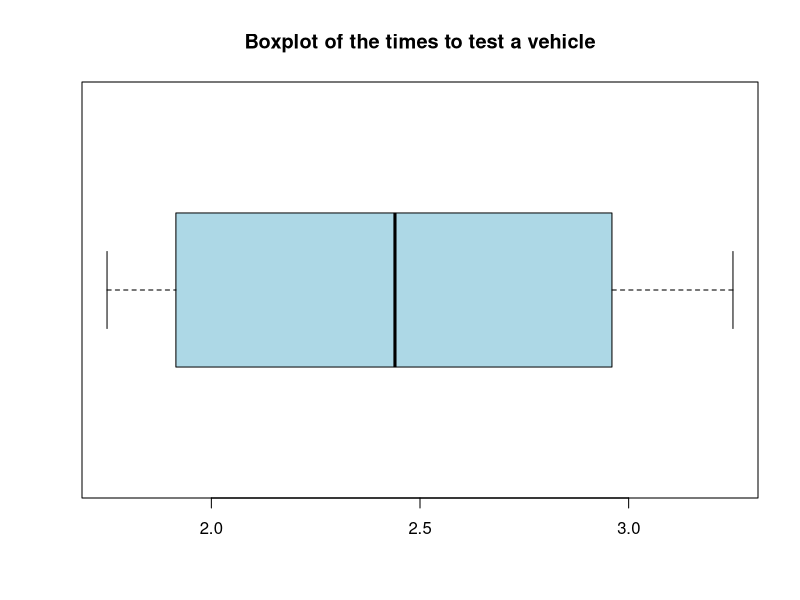
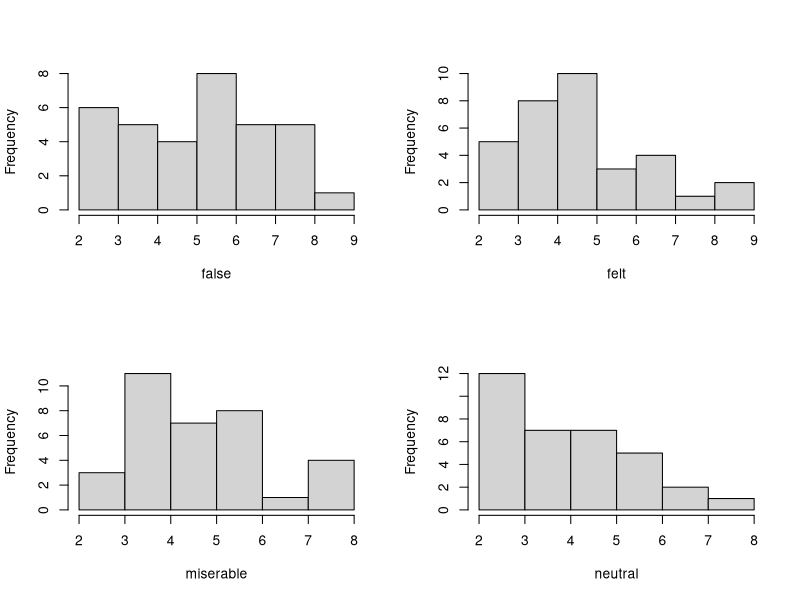
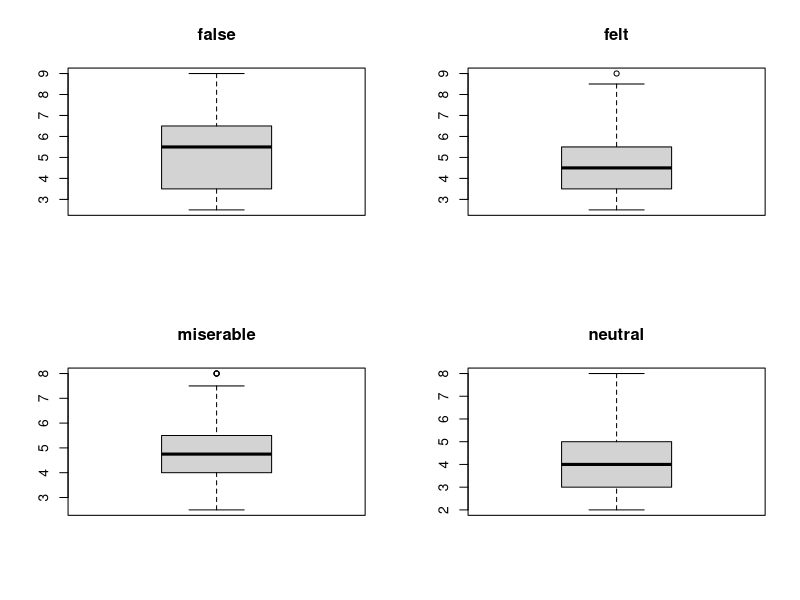
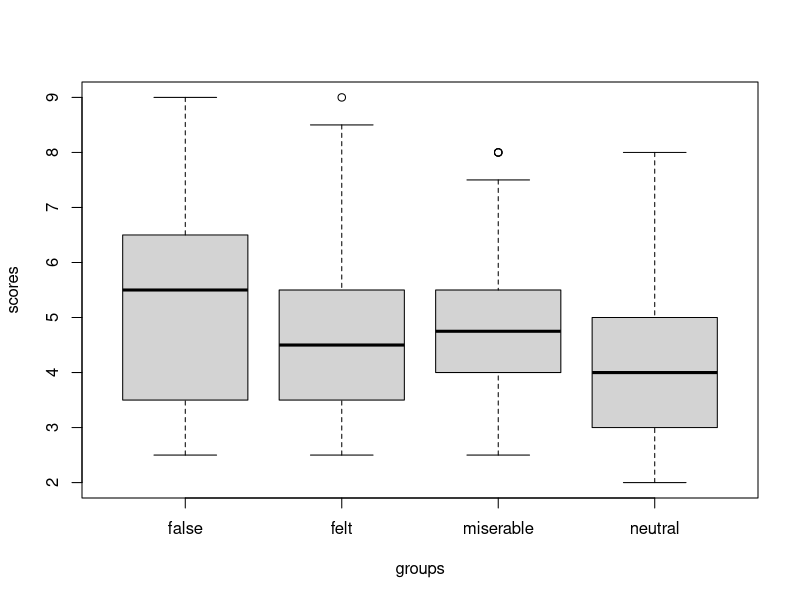
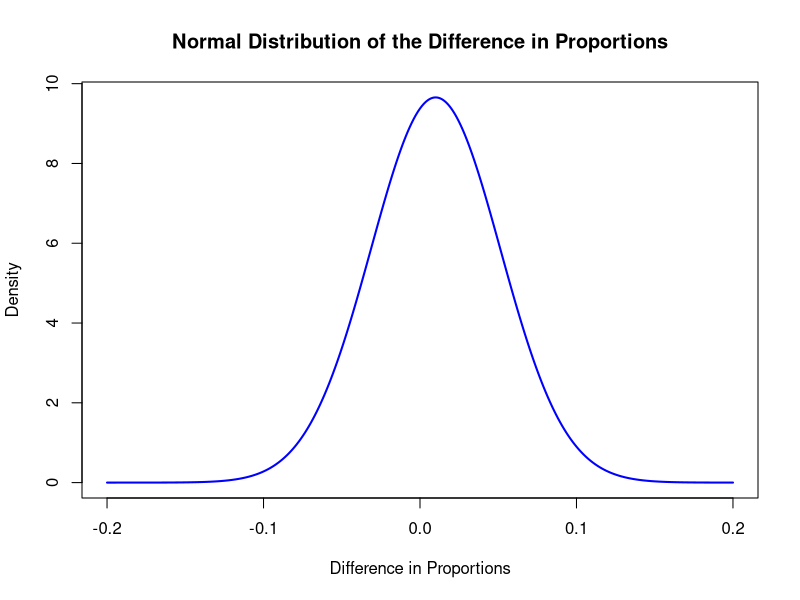

Recreate these plots in R, in order.
# The R programming code for the Homework 1 in the course STA2002 - 2024 summer
# Q1(a):
times_test_vehicle <- c(1.75,1.84,2.12,1.92,2.62,2.35,3.09,3.15,
                        2.53,1.91,3.25,2.83)
summary(times_test_vehicle)
mean(times_test_vehicle)
var(times_test_vehicle)
sd(times_test_vehicle)
# Q1(b):
gemo_boxplot <- boxplot(times_test_vehicle, 
                        horizontal = TRUE, 
                        col = "lightblue", 
                        main = "Boxplot of the times to test a vehicle")

# Q2 Preface:
getwd() # 查询R语言的当前工作目录，因为smiles.txt文件在桌面上，所以需要将工作目录设置为桌面
setwd("C:/Users/12978/Desktop") # 将工作目录设置为桌面
smiles <- read.table("smiles.txt", header = TRUE) 
# 先找到smiles.txt文件的路径，然后将其读入R中
# 打开文件smiles.txt
names(smiles) = c("groups", "scores") # 为数据框添加列名
attach(smiles) # 将数据框smiles附加到搜索路径上

# Q2(Part 1):
# Construct histograms and stem-and-leaf plots for each of the four categories. 
# Comment on the shape of the distribution of the observations in each of the four categories. 
# Interpret and compare.

# 我们先进行直方图的绘制

tapply(scores,groups,stem) # stem-and-leaf plot

splitgroup = split(scores,groups) # split the data by groups
attach(splitgroup) # attach the split data to the search path
par(mfrow=c(2,2)) # set the layout of the plots
hist(false,main="") # plot the histogram of the false group
hist(felt,main="") # plot the histogram of the felt group
hist(miserable,main="") # plot the histogram of the miserable group
hist(neutral,main="") # plot the histogram of the neutral group

# 现在我们来绘制茎叶图

par(mfrow=c(2,2)) # set the layout of the plots
stem(false) # plot the stem-and-leaf plot of the false group
stem(felt) # plot the stem-and-leaf plot of the felt group
stem(miserable) # plot the stem-and-leaf plot of the miserable group
stem(neutral) # plot the stem-and-leaf plot of the neutral group

# Q2(Part 2):
# Obtain the 5-numerical summaries and the corresponding boxplots for all four categories. 
# Interpret and compare.

# 我们先进行5数总结的计算
# 只是简单的进行重复就可以了

summary(false)
var(false)
sd(false)

summary(felt)
var(felt)
sd(felt)

summary(miserable)
var(miserable)
sd(miserable)

summary(neutral)
var(neutral)
sd(neutral)

#现在我们进行图表的绘制，存在两种方法，一种是直接绘制，一种是使用boxplot函数
# 我们先进行直接绘制

par(mfrow=c(2,2))
boxplot(false)
title("false")
boxplot(felt)
title("felt")
boxplot(miserable)
title("miserable")
boxplot(neutral)
title("neutral")

# 或者我们使用boxplot函数去绘制

par(mfrow=c(1,1))
boxplot(scores~groups)

# Q2(Part 3):
# Based on the descriptive statistics and the different graphical displays, 
# Summarize your findings for the data analysis in the context of the problem.

# 我们现在根据数据去回答前面的两个问题：
#（a）微笑真的会增加宽大处理吗？（b）不同类型的微笑是否具有不同的效果？
# 从直方图，茎叶图，箱线图中我们可以看到，不同类型的微笑对于增加宽大处理的效果是不同的
# 通过均值和方差的计算，三种不同微笑的均值都比中性的表情要大，同时数据之间的方差差异并不大
# 由此我们判断，微笑的会增加宽大处理的可能性，不同的微笑类型对于增加宽大处理的效果是不同的

# Q3:
help("prop.table")
help("qnorm")

n1 <- 200 # CUHKSZ Student
X1 <- 150 # CUHKSZ Mac
n2 <- 250 # SUSTech Student
X2 <- 185 # SUSTech Mac

p1 <- X1 / n1 # The proportion of CUHKSZ students who own a Mac
p2 <- X2 / n2 # The proportion of SUSTech students who own a Mac

diff_proportion <-  p1 - p2

SE_diff <- sqrt(p1 * (1 - p1) / n1 + p2 * (1 - p2) / n2)
# We use SE_diff to represent the standard error of the difference between two sample proportions
# Also be the standard deviation of the sampling distribution of the difference between two sample proportions

print(paste("CUHKSZ Ratio p1 =", p1))
print(paste("SUSTech Ratio p2 =", p2))
print(paste("Sample proportion distribution =", diff_proportion))
print(paste("Sample proportion distribution Error SE =", SE_diff))
print(paste("The Normal distribution of the difference between two sample proportions is Mean",
            diff_proportion, "and Variance", SE_diff^2))
plot(seq(-0.2, 0.2, 0.001), dnorm(seq(-0.2, 0.2, 0.001), mean = diff_proportion, sd = SE_diff), 
     type = "l", col = "blue", xlab = "Difference in Proportions", ylab = "Density", 
     main = "Normal Distribution of the Difference in Proportions", lwd = 2)

# Q4(a):
Xbar1 <- 10.2  # Average of Sample 1
Xbar2 <- 8.5   # Average of Sample 2
n1 <- 30       # Size of Sample 1
n2 <- 25       # Size of Sample 2
sigma1 <- 2.5  # Standard deviation of Sample 1（Population）
sigma2 <- 3.0  # Standard deviation of Sample 2（Population）

mu1_hat <- Xbar1
mu2_hat <- Xbar2
mu_hat_diff <- mu1_hat - mu2_hat

SE <- sqrt(sigma1^2 / n1 + sigma2^2 / n2)

cat("Unbiased Estimator: mu1 - mu2 =", mu_hat_diff, "\n")
cat("Standard Error: SE =", SE, "\n")

# Q4(a):
# 容易发现，我们在unbiased的估计中，我们使用的是样本均值，而不是总体均值
# 并且两个变量相互独立，因此在计算estimator的时候，我们可以直接使用sample mean去代替population mean
# 也就是 miu_1 - miu_2 = Xbar_1 - Xbar_2
# 现在我们来进行计算Standard Deviation


# Q4(b):

# Q4(c):

# Q5: Maximum Likelihood Estimation

# Q5(a): Using MOM to estimate the parameter of the exponential distribution
# 1. MOM: Mean of the exponential distribution is 1 / lambda
# 2. We find that the lambda hat is 1 / Xbar

# Q5(b): Using MLE to estimate the parameter of the exponential distribution
# 1. MLE: The likelihood function of the exponential distribution is lambda * exp(-lambda * x)
# 2. We use the formula to calculate the MLE of lambda
# 3. The MLE of lambda is the all multipicaltion of the function f(x) = lambda * exp(-lambda * x)
# 4. The l(x) = log[L(x)], then we use the partial derrivative to calculate the MLE of lambda
# 5. Let the partial derrivative of l(x) to lambda be 0, then we can get the MLE of lambda
# 6. The MLE of lambda is 1 / Xbar

# Q5(c):
Sample <- c(3.8,3.24,1.4,1.22,4.5,4.6)
mean_sample <- mean(Sample)
Xbar <- 1 / mean_sample
cat("The MOM of lambda is", Xbar, "\n")
cat("The MLE of lambda is", Xbar, "\n")

# Q6:(a)

# Q6:(b)

# Q7:
